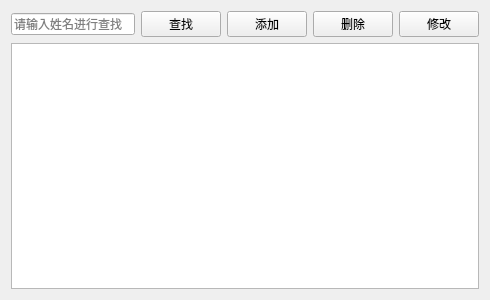
<?xml version="1.0" encoding="UTF-8"?>
<ui version="4.0">
 <class>PatientView</class>
 <widget class="QWidget" name="PatientView">
  <property name="geometry">
   <rect>
    <x>0</x>
    <y>0</y>
    <width>490</width>
    <height>300</height>
   </rect>
  </property>
  <property name="windowTitle">
   <string>PatientManagement</string>
  </property>
  <layout class="QVBoxLayout" name="verticalLayout">
   <item>
    <layout class="QHBoxLayout" name="horizontalLayout">
     <item>
      <widget class="QLineEdit" name="txtSearch">
       <property name="placeholderText">
        <string>请输入姓名进行查找</string>
       </property>
      </widget>
     </item>
     <item>
      <widget class="QPushButton" name="btnSearch">
       <property name="text">
        <string>查找</string>
       </property>
      </widget>
     </item>
     <item>
      <widget class="QPushButton" name="btnAdd">
       <property name="text">
        <string>添加</string>
       </property>
      </widget>
     </item>
     <item>
      <widget class="QPushButton" name="btnDelete">
       <property name="text">
        <string>删除</string>
       </property>
      </widget>
     </item>
     <item>
      <widget class="QPushButton" name="btnEdit">
       <property name="text">
        <string>修改</string>
       </property>
      </widget>
     </item>
    </layout>
   </item>
   <item>
    <widget class="QTableView" name="tableView"/>
   </item>
  </layout>
 </widget>
 <resources/>
 <connections/>
</ui>
